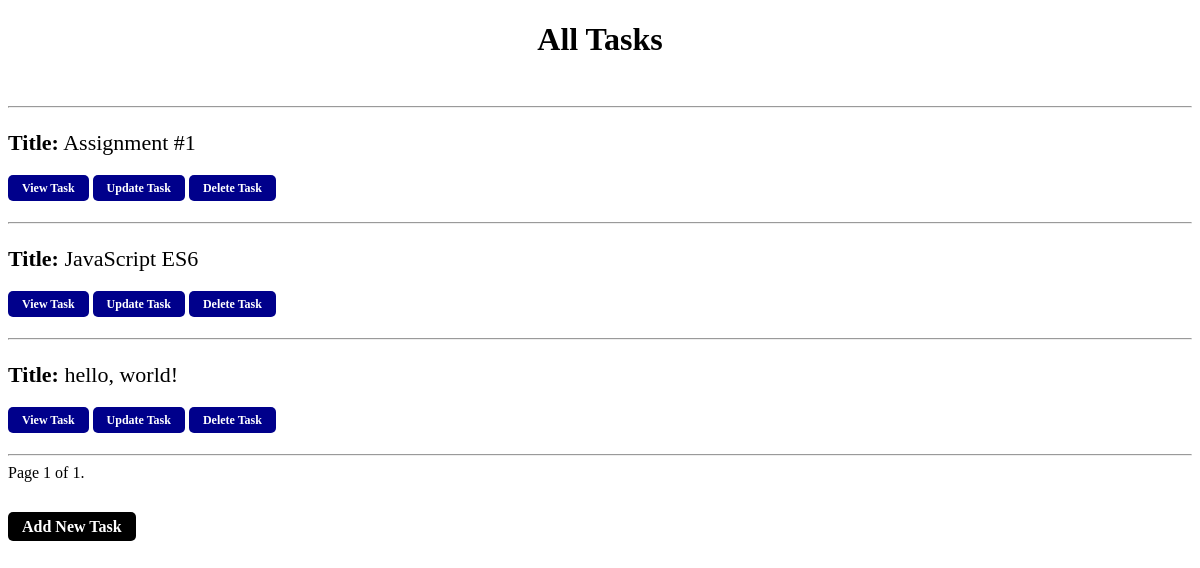
The page /tasks/?page=5 on the database as committed earlier.
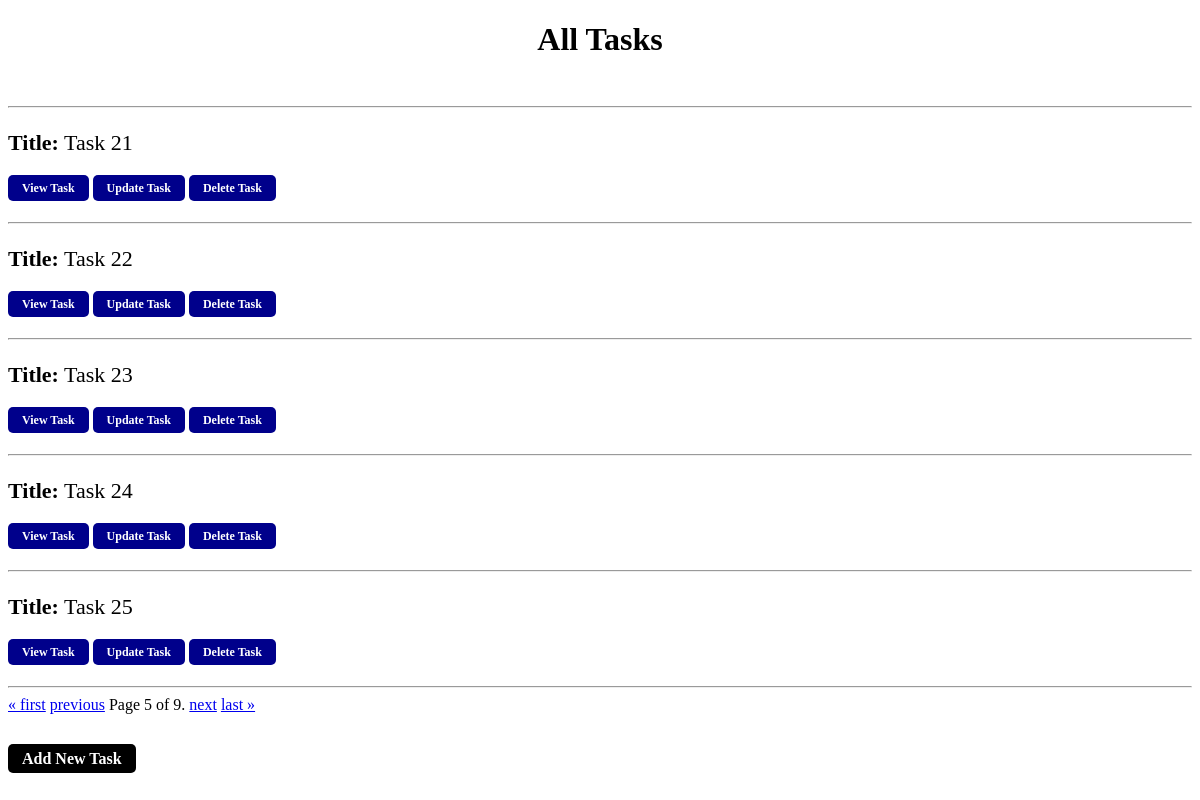
The same page on the database as committed later.
### tasks/models.py (models this page shows)
class Task(models.Model):
    user = models.ForeignKey(User, on_delete=models.CASCADE)
    title = models.CharField(max_length=100)
    description = models.TextField()
    status = models.BooleanField(default=False, verbose_name='completed')

### tasks/views.py (the view)
# urls.py: 2. Add a URL to urlpatterns:  path('', views.home, name='home')
def home(request):
    user = User.objects.last()
    tasks = Task.objects.filter(user=user)
    paginator = Paginator(tasks, 5)
    page_number = request.GET.get('page')
    page_obj = paginator.get_page(page_number)
    context = {
        "tasks": page_obj
    }
    return render(request, 'home.html', context)

### templates/tasks/home.html (shortened to what this page needs)
<!DOCTYPE html>
<html lang="en">
  <head>
  </head>
  <body>
    <header>
      <h1 class="header">All Tasks</h1>
    </header>
    <div>
      <br><hr>
      {% for task in tasks %}
      <p class="task_title"><strong>Title:</strong> {{ task.title }}</p>
      <a href="{% url 'view-task' task.id %}" class="button">View Task</a>
      <a href="{% url 'update-task' task.id %}" class="button">Update Task</a>
      <a href="{% url 'delete-task' task.id %}?page={{ tasks.number }}" class="button">Delete Task</a>
      <br><br><hr>
      {% endfor %}
    </div>
    <div class="pagination">
        <span class="step-links">
            {% if tasks.has_previous %}
                <a href="?page=1">&laquo; first</a>
                <a href="?page={{ page_obj.previous_page_number }}">previous</a>
            {% endif %}
            <span class="current">
                Page {{ tasks.number }} of {{ tasks.paginator.num_pages }}.
            </span>
            {% if tasks.has_next %}
                <a href="?page={{ tasks.next_page_number }}">next</a>
                <a href="?page={{ tasks.paginator.num_pages }}">last &raquo;</a>
            {% endif %}
        </span>
    </div>
    <div>
      <br><br>
      <a href="{% url 'add-task' %}" class="button button-add">Add New Task</a>
    </div>
  </body>
</html>

Rows that differ between the two databases and show on the page:
no longer on this page (row edited): Task: title "Assignment #1"
no longer on this page (row unchanged): Task: title "JavaScript ES6"
removed Task: title "hello, world!"
added Task: title "Task 21"
added Task: title "Task 22"
added Task: title "Task 23"
added Task: title "Task 24"
added Task: title "Task 25"
Other text that changed with them:
{{ tasks.number }}: "1" → "5"
{{ tasks.paginator.num_pages }}: "1" → "9"
text now shown: "« first previous next last »"
